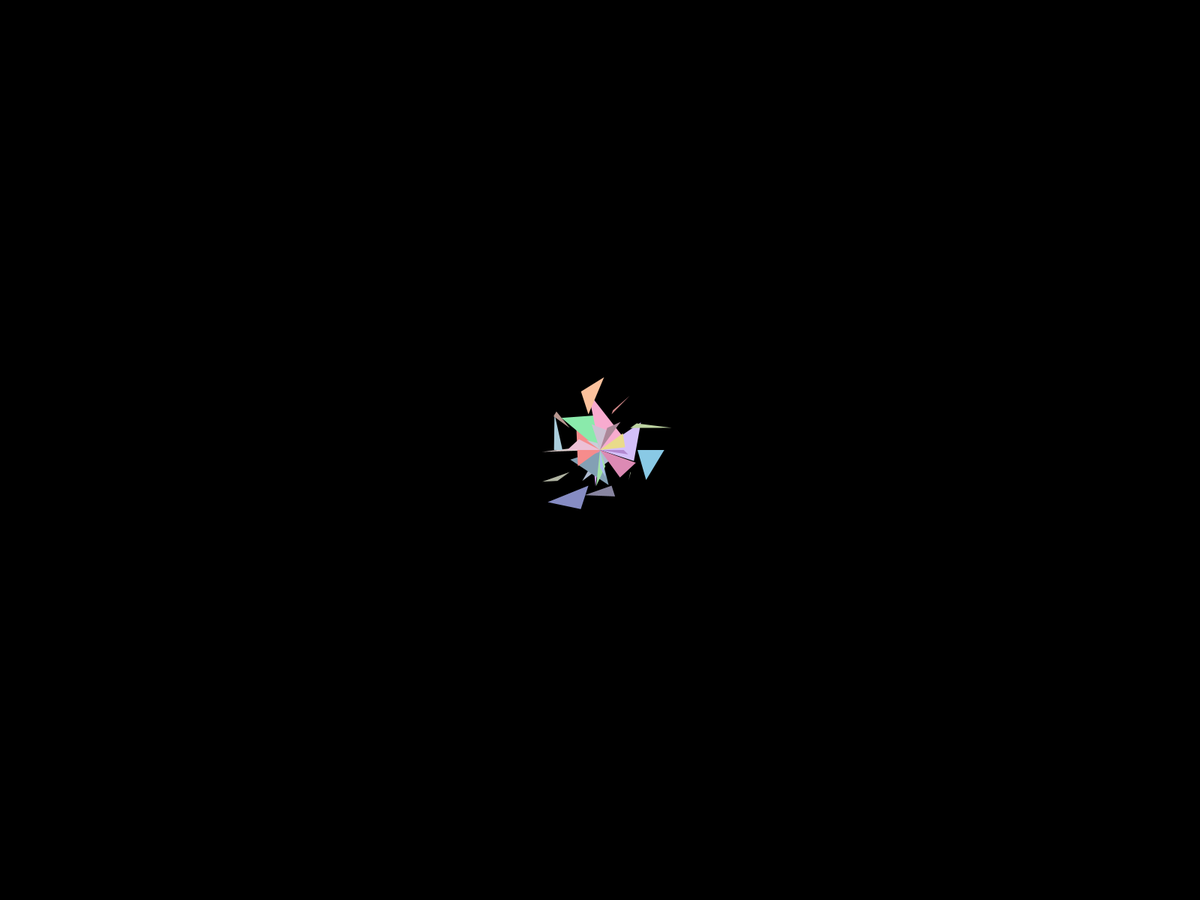
Frame 1 (no input)
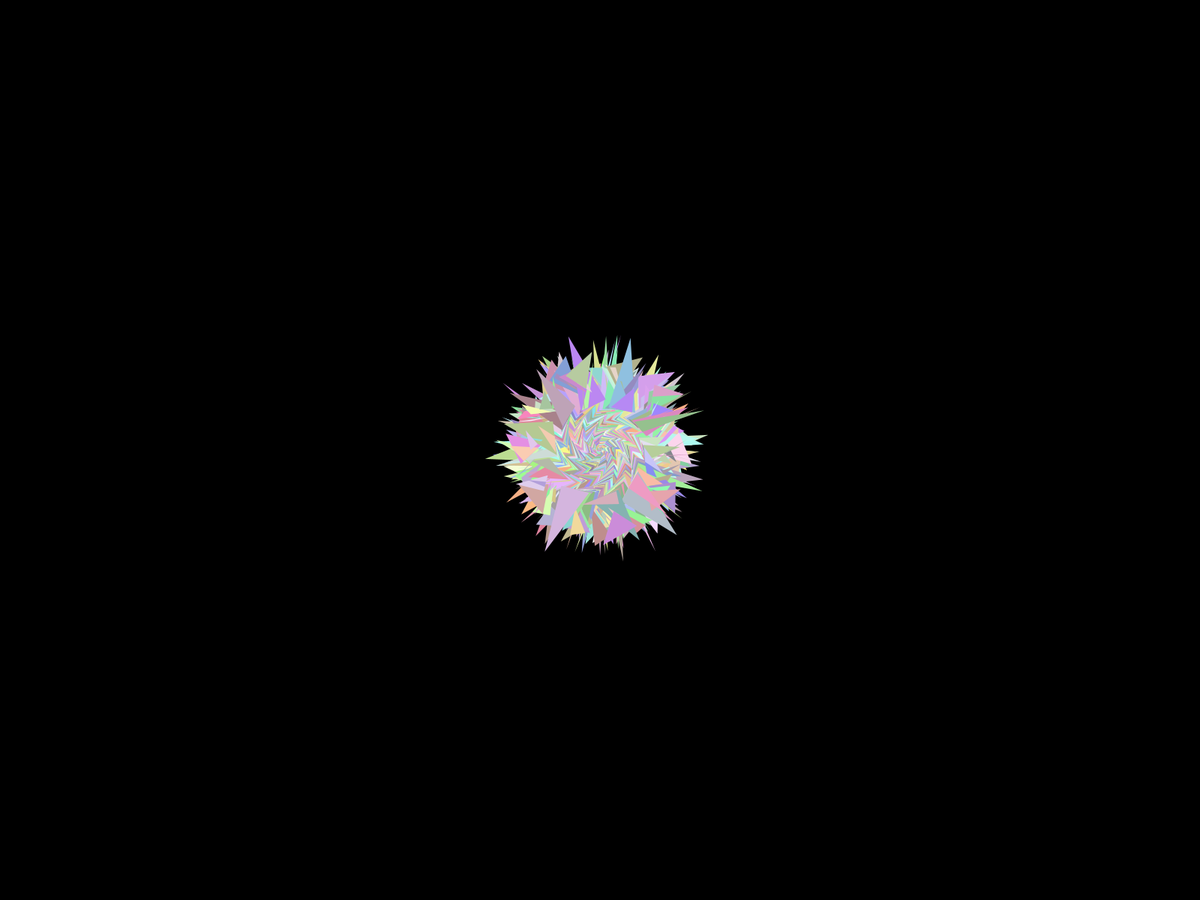
Frame 60 (the mouse pressed at the canvas centre just before this capture)
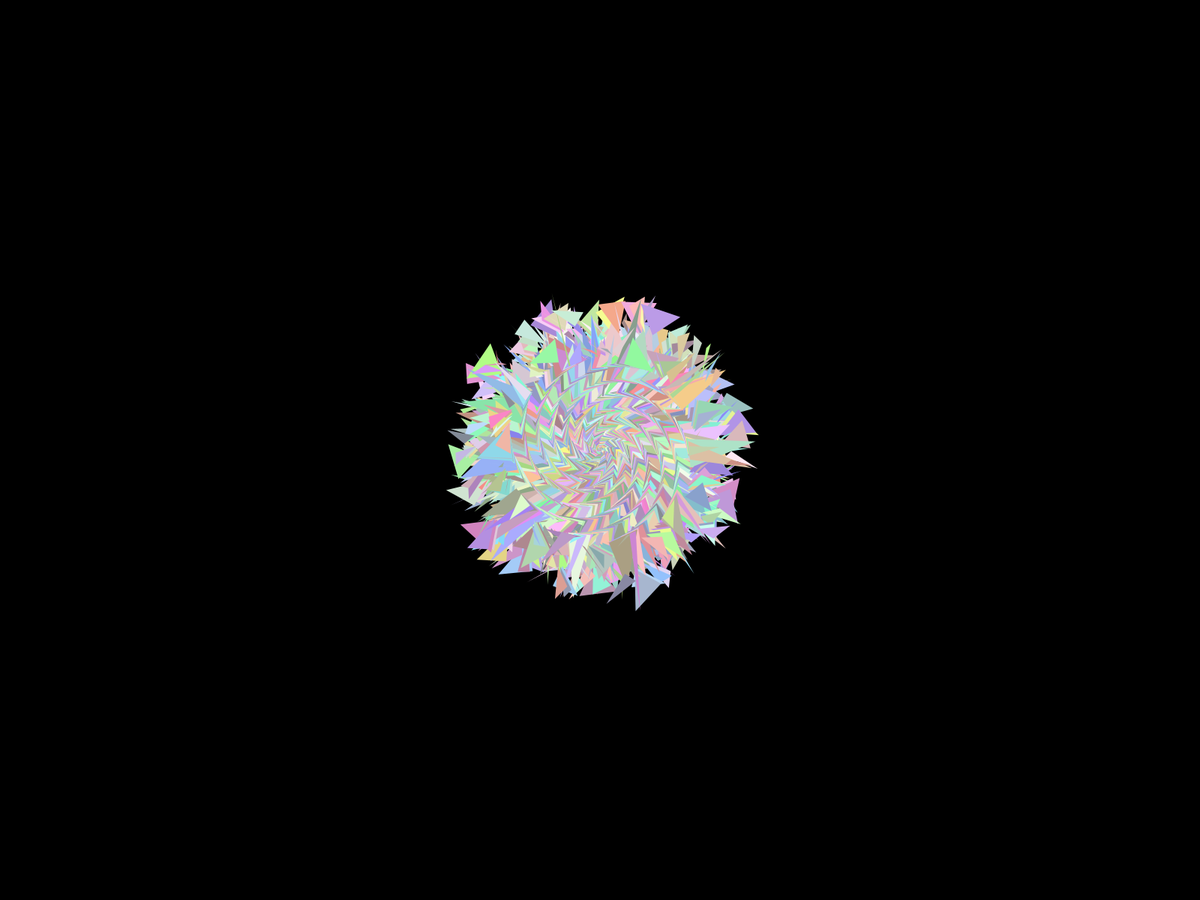
Frame 120 (the mouse held since frame 60 and released just before this capture)

The Processing sketch that drew these frames (run headless with seeded random() and noise(); from frame 60 on, the mouse is pressed at the canvas centre):

// Processing sketch: Headache
// ── Headache.pde
float angle, x, vx,y,vy;
void setup() {
  fullScreen();
  vx=1;
  vy=1;
   background(0);

}
void draw() {
  translate(width/2, height/2);
  noStroke();
  rotate(angle);
  int n=10;
  for (int i=0; i<n; i++) {
    rotate(TWO_PI/n);
    fill(random(130,255),random(130,255),random(130,255));
    triangle(x, 0, x+random(100),random(50), x, random(50));
    fill(random(130,255),random(130,255),random(130,255));
    triangle(50,y,50+random(50),y+random(50),50+random(50),y);
    fill(random(130,255),random(130,255),random(130,255));
    triangle(x,y,x+random(50),y+random(50),x+random(50),y);
  }
  angle+=random(0.06);
  x+=vx;
  y+=vy;
  if (x>width/2 || x<0) {
    x=0;
    background(0);
    angle=0;
  }
  if (y>height/2 || y<0) {
    y=0;
    background(0);
    angle =0;
  }
}
